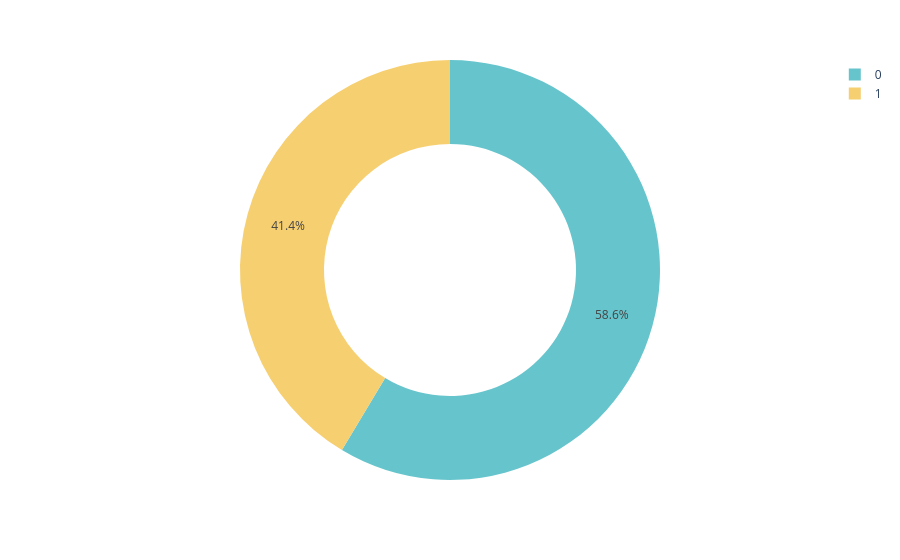

Source (notebook cell):
### Code cell
fig = px.pie(df,names="Survived",
            color_discrete_sequence=px.colors.qualitative.Pastel,
            hole= 0.6)
fig.show()

### Figure 1 — Plotly figure (JSON) as saved in the notebook; plotly's stock layout.template omitted (floating-point values rounded to 4 significant figures; data arrays with more than 128 entries replaced by an {"elided": "..."} marker saying what was removed)
{"data": [{"domain": {"x": [0, 1], "y": [0, 1]}, "hole": 0.6, "hovertemplate": "Survived=%{label}<extra></extra>", "labels": {"elided": "773 int values"}, "legendgroup": "", "name": "", "showlegend": true, "type": "pie"}], "layout": {"legend": {"tracegroupgap": 0}, "margin": {"t": 60}, "piecolorway": ["rgb(102, 197, 204)", "rgb(246, 207, 113)", "rgb(248, 156, 116)", "rgb(220, 176, 242)", "rgb(135, 197, 95)", "rgb(158, 185, 243)", "rgb(254, 136, 177)", "rgb(201, 219, 116)", "rgb(139, 224, 164)", "rgb(180, 151, 231)", "rgb(179, 179, 179)"]}}
